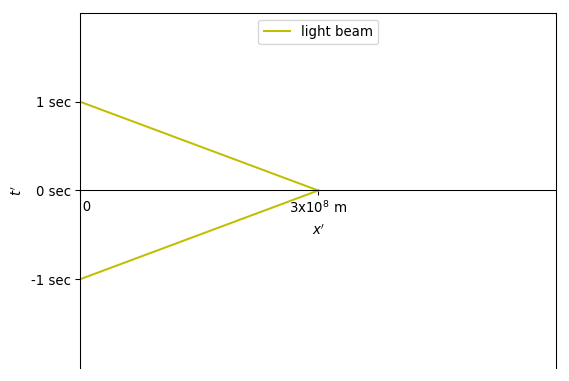

This chart was generated by the following Python code:
import numpy as np
import matplotlib.pyplot as plt

x = np.arange(2)
y1 = x-1
y2 = -x+1
plt.gca().spines['bottom'].set_position('zero')
plt.plot(x, y1, 'y', label='light beam')
plt.plot(x, y2, 'y')
plt.xlim([0,2])
plt.ylim([-2,2])
plt.xticks([0, 1], [r'   0', r'3x$10^8$ m'])
plt.yticks([-1, 0, 1], [r'-1 sec', r'0 sec', r'1 sec'])
plt.xlabel("$x'$")
plt.ylabel("$t'$")
plt.legend(loc='upper center')
plt.savefig("plot3.png", bbox_inches = 'tight', dpi=96)